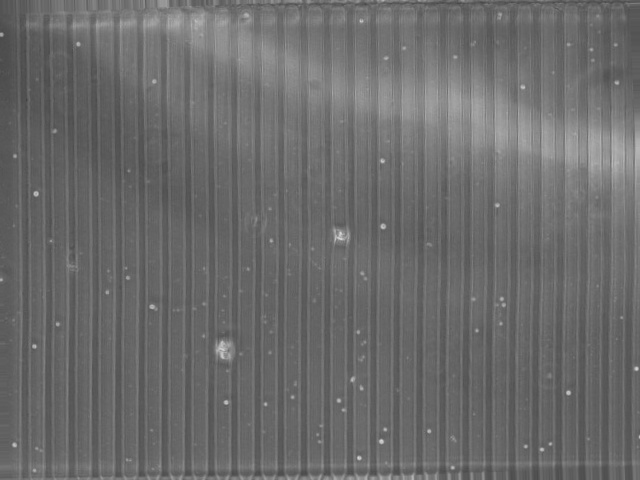
#> input picture MDA231_ELK-KD_R1-P1_E1_26.09.23_P1_10x/corrected_images/MDA231_ELK-KD_R1-P1_E1_26.09.23_P1_10x_Ph_00001.jpg, 640 x 480 px; its folder holds only this picture in this run
$ python rotation_correction.py ../MDA231_ELK-KD_R1-P1_E1_26.09.23_P1_10x/corrected_images
#> lines starting #> are read from the running program, lines starting #| are printed output that depends on the picture
#> in process_images, image is the input picture: shape (480, 640, 3); min 66, max 215, mean 107.2
import cv2
import numpy as np
import os
import sys

def calculate_rotation_angle(image):
    # Apply edge detection (Canny)
    edges = cv2.Canny(image, 50, 150, apertureSize=3)
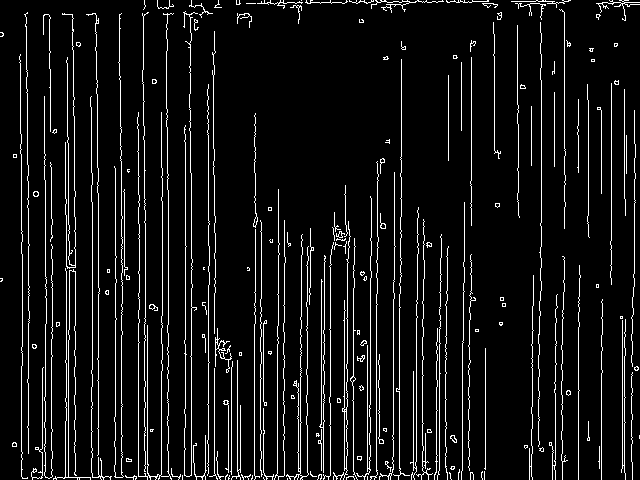
#> edges: shape (480, 640); 7.4% white in thin lines or dots

    # Perform Hough Line Transform
    lines = cv2.HoughLines(edges, 1, np.pi / 180, 150)
#> lines = 54 rows, first 8: [208, 0], [191, 0], [98, 0], [185, 0], [115, 0], [121, 0], [138, 0], [28, 0]
    if lines is None:
        return 0  # No lines detected, no rotation needed

    angles_im = []
    for line in lines:
        for rho, theta in line:
            # Convert theta from radians to degrees
            angle = np.degrees(theta)
            # Adjust the angle to the range [-90, 90]
            adjusted_angle = angle - 90 if angle > 90 else angle
            if -10 <= adjusted_angle <= 10:
                angles_im.append(adjusted_angle)
#> this loop made 54 passes
#> line on passes 1 to 12: [[208, 0]], [[191, 0]], [[98, 0]], [[185, 0]], [[115, 0]], [[121, 0]], [[138, 0]], [[28, 0]], [[214, 0]], [[624, 0]], [[168, 0]], [[45, 0]]
#> after the loop, angles_im = 48 values, max 1 at index 37, min 0 at index 0, mean 0.0625

    # [20 lines of commented-out code are left out]
    angles_im = np.array(angles_im)

    return angles_im

def rotate_image(image, angle):
    (h, w) = image.shape[:2]
    center = (w // 2, h // 2)

    # Compute the rotation matrix
    rotation_matrix = cv2.getRotationMatrix2D(center, angle, 1.0)

    # Perform the rotation
    rotated_image = cv2.warpAffine(image, rotation_matrix, (w, h), flags=cv2.INTER_LINEAR, borderMode=cv2.BORDER_REPLICATE)
    return rotated_image

def process_images(image_folder):

    # Get all image filenames in the folder
    image_files = [f for f in os.listdir(image_folder) if f.lower().endswith(('.png', '.jpg', '.jpeg', '.tif', '.bmp'))]

    # Calculate the rotation angle for the selected images
    angles = []
    for filename in image_files:
        image_path = os.path.join(image_folder, filename)

        # Read the image
        image = cv2.imread(image_path)
        if image is None:
            print(f"Error: Unable to load image {filename}")
            continue

        # Convert to grayscale
        gray_image = cv2.cvtColor(image, cv2.COLOR_BGR2GRAY)

        # Calculate the rotation angle
        angles_im = calculate_rotation_angle(gray_image)
        for value in angles_im:
            angles.append(value)
#> this loop made 48 passes
#> after the loop, angles has the same summary as angles_im in calculate_rotation_angle

        # print(f"Rotation angle for {filename}: {angle:.2f} degrees")
    return angles
    # Calculate the average rotation angle
def correct_images(image_folder, angles ):
    if angles:
        # print (angles)
        average_angle = np.mean(angles)
        print(f"Average rotation angle: {average_angle:.2f} degrees")
        image_files = [f for f in os.listdir(image_folder) if f.lower().endswith(('.png', '.jpg', '.jpeg', '.tif', '.bmp'))]
        # Correct all images in the folder based on the average angle

        for filename in image_files:
            image_path = os.path.join(image_folder, filename)

            # Read the image
            image = cv2.imread(image_path)
            if image is None:
                print(f"Error: Unable to load image {filename}")
                continue

            # Rotate the image
            corrected_image = rotate_image(image, average_angle)
            output_folder = os.path.join(image_folder, "corrected_images")
            os.makedirs(output_folder, exist_ok=True)

            # Save the corrected image
            output_path = os.path.join(output_folder, filename)
            cv2.imwrite(output_path, corrected_image)

            print(f"Corrected and saved: {filename}")
    else:
        print("No valid rotation angles calculated. Images were not corrected.")

def main():
    if len(sys.argv) < 2:
        print("Usage: python script.py <folder_path>")
        sys.exit(1)

    image_folder = sys.argv[1]
    if not os.path.isdir(image_folder):
        print(f"Error: {image_folder} is not a valid directory.")
        sys.exit(1)

    angles = process_images(image_folder)
#> angles has the same summary as angles_im in calculate_rotation_angle
    correct_images(image_folder,angles)
#> in correct_images, `average_angle = np.mean(angles)`: average_angle = 0.0625
#| Average rotation angle: 0.06 degrees
#> in rotate_image, `rotation_matrix = cv2.getRotationMatrix2D(center, angle, 1.0)`: rotation_matrix = [[1, 0.00109, -0.262], [-0.00109, 1, 0.349]]

if __name__ == "__main__":
    main()
